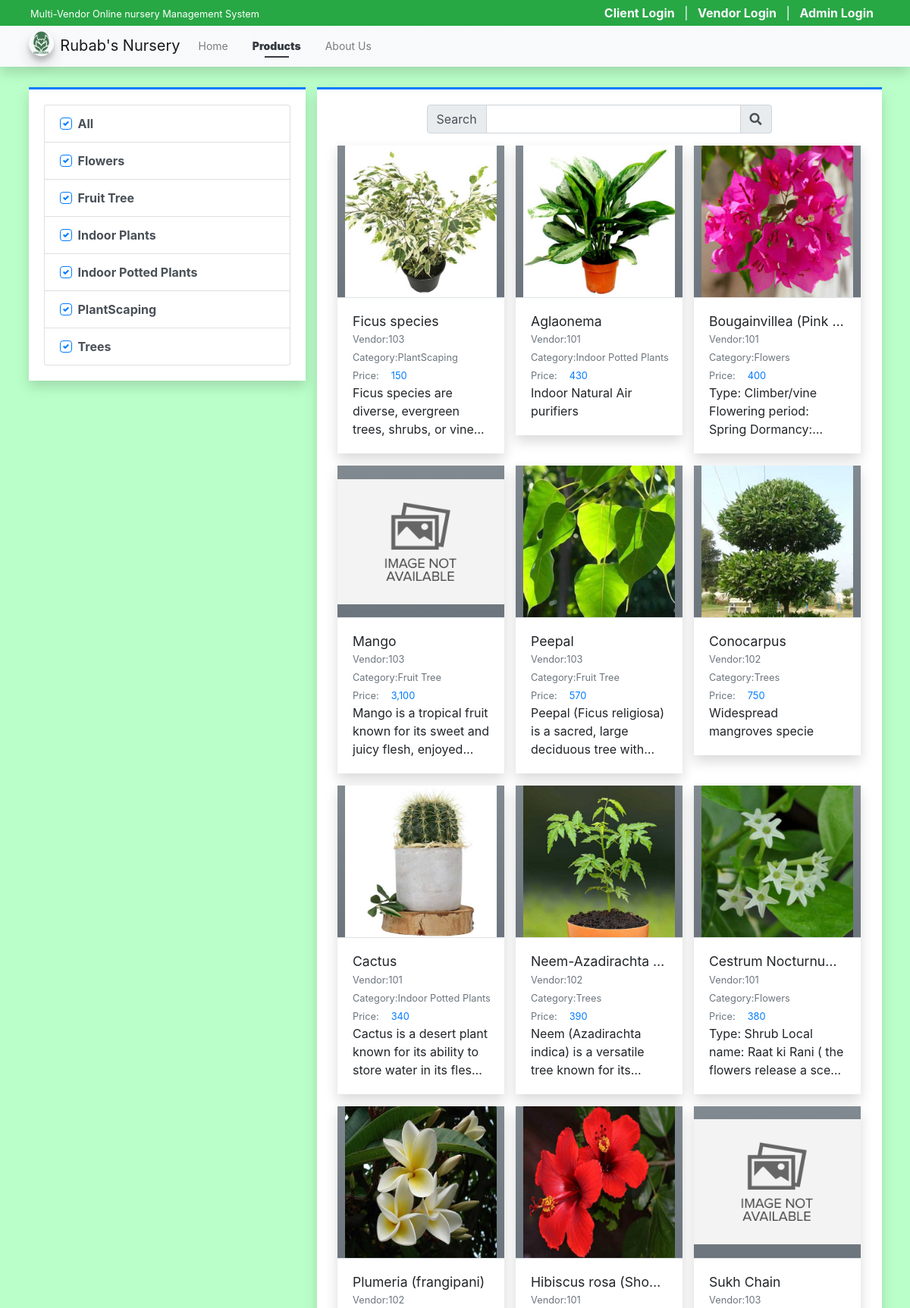
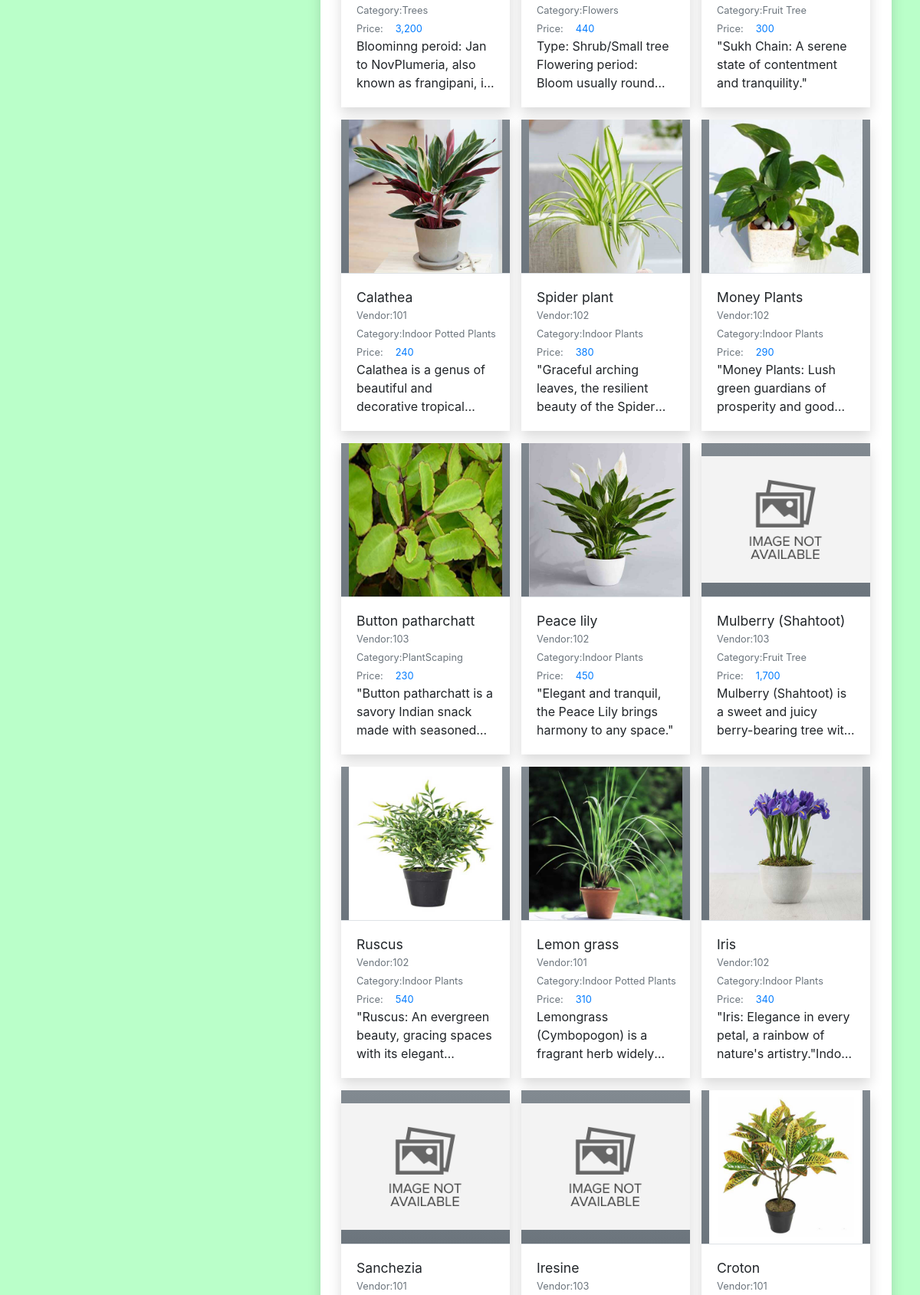
The page /?page=products (upper part) on the database its author committed (2 pictures, top to bottom).
### tables this page shows
CREATE TABLE `category_list` (
  `id` int(30) NOT NULL,
  `vendor_id` int(30) NOT NULL,
  `name` text NOT NULL,
  `description` text NOT NULL,
  `status` tinyint(1) NOT NULL DEFAULT 1,
  `delete_flag` tinyint(1) NOT NULL DEFAULT 0,
  `date_created` datetime NOT NULL DEFAULT current_timestamp(),
  `date_updated` datetime DEFAULT NULL ON UPDATE current_timestamp()
);

CREATE TABLE `product_list` (
  `id` int(30) NOT NULL,
  `vendor_id` int(30) DEFAULT NULL,
  `category_id` int(30) DEFAULT NULL,
  `name` text NOT NULL,
  `description` text NOT NULL,
  `price` double NOT NULL DEFAULT 0,
  `image_path` text DEFAULT NULL,
  `status` tinyint(1) NOT NULL DEFAULT 1,
  `delete_flag` tinyint(1) NOT NULL DEFAULT 0,
  `date_created` datetime NOT NULL DEFAULT current_timestamp(),
  `date_updated` datetime DEFAULT NULL ON UPDATE current_timestamp()
);

CREATE TABLE `vendor_list` (
  `id` int(30) NOT NULL,
  `code` varchar(100) NOT NULL,
  `shop_type_id` int(30) NOT NULL,
  `shop_name` text NOT NULL,
  `shop_owner` text NOT NULL,
  `contact` text NOT NULL,
  `username` text NOT NULL,
  `password` text NOT NULL,
  `avatar` text DEFAULT NULL,
  `status` tinyint(1) NOT NULL DEFAULT 1,
  `delete_flag` tinyint(1) NOT NULL DEFAULT 0,
  `date_created` datetime NOT NULL DEFAULT current_timestamp(),
  `date_updated` datetime DEFAULT NULL ON UPDATE current_timestamp()
);

### config.php (called while the page is built, shortened)
<?php
function validate_image($file){
    $file = explode("?",$file)[0];
	if(!empty($file)){
		if(is_file(base_app.$file)){
			return base_url.$file;
		}else{
			return base_url.'dist/img/no-image-available.png';
		}
	}else{
		return base_url.'dist/img/no-image-available.png';
	}
}
function format_num($number = 0, $max_decimal = ''){
    if(is_numeric($number)){
        $ex = explode('.',$number);
        $dec = isset($ex[1]) ? strlen($ex[1]) : 0;
        if(empty($max_decimal) || (is_numeric($max_decimal) && $max_decimal >= $dec)){
            return number_format($number,$dec);
        }else{
            if(is_numeric($max_decimal))
                return number_format($number,$max_decimal);
            else
                return "Invalid Maximum Decimal";
        }
    }else{
        return "Invalid Number";
    }
}
?>

### products/index.php (the view, shortened to what this page needs)
<?php
$category_ids = isset($_GET['cids']) ? $_GET['cids'] : 'all';
?>
<div class="content py-3">
    <div class="row">
        <div class="col-md-4">
            <div class="card card-outline rounded-0 card-primary shadow">
                <div class="card-body">
                    <div class="list-group">
                        <div class="list-group-item list-group-item-action">
                            <div class="custom-control custom-checkbox">
                                <label for="cat_all" class="custom-control-label"> All</label>
                            </div>
                        </div>
                        <?php
                        $categories = $conn->query("SELECT * FROM `category_list` where delete_flag = 0 and status = 1 order by `name` asc ");
                        while($row = $categories->fetch_assoc()):
                        ?>
                        <div class="list-group-item list-group-item-action">
                            <div class="custom-control custom-checkbox">
                                <label for="cat_item<?= $row['id'] ?>" class="custom-control-label"> <?= $row['name'] ?></label>
                            </div>
                        </div>
                        <?php endwhile; ?>
                    </div>
                </div>
            </div>
        </div>
        <div class="col-md-8">
            <div class="card card-outline card-primary shadow rounded-0">
                <div class="card-body">
                    <div class="container-fluid">
                        <div class="row justify-content-center mb-3">
                            <div class="col-lg-8 col-md-10 col-sm-12">
                                <form action="" id="search-frm">
                                    <div class="input-group">
                                        <div class="input-group-prepend"><span class="input-group-text">Search</span></div>
                                        <input type="search" id="search" class="form-control" value="<?= isset($_GET['search']) ? $_GET['search'] : '' ?>">
                                        <div class="input-group-append"><span class="input-group-text"><i class="fa fa-search"></i></span></div>
                                    </div>
                                </form>
                            </div>
                        </div>
                        <div class="row" id="product_list">
                            <?php
                            $swhere = "";
                            if(!empty($category_ids)):
                            $products = $conn->query("SELECT p.*, v.shop_name as vendor, c.name as `category` FROM `product_list` p inner join vendor_list v on p.vendor_id = v.id inner join category_list c on p.category_id = c.id where p.delete_flag = 0 and p.`status` =1 {$swhere} order by RAND()");
                            while($row = $products->fetch_assoc()):
                            ?>
                            <div class="col-lg-4 col-md-6 col-sm-12 product-item">
                                <a href="./?page=products/view_product&id=<?= $row['id'] ?>" class="card shadow rounded-0 text-reset text-decoration-none">
                                <div class="product-img-holder position-relative">
                                    <img src="<?= validate_image($row['image_path']) ?>" alt="Product-image" class="img-top product-img bg-gradient-gray">
                                </div>
                                    <div class="card-body border-top border-gray">
                                        <h5 class="card-title text-truncate w-100"><?= $row['name'] ?></h5>
                                        <div class="d-flex w-100">
                                            <div class="col-auto px-0"><small class="text-muted">Vendor: </small></div>
                                            <div class="col-auto px-0 flex-shrink-1 flex-grow-1"><p class="text-truncate m-0"><small class="text-muted"><?= $row['vendor'] ?></small></p></div>
                                        </div>
                                        <div class="d-flex">
                                            <div class="col-auto px-0"><small class="text-muted">Category: </small></div>
                                            <div class="col-auto px-0 flex-shrink-1 flex-grow-1"><p class="text-truncate m-0"><small class="text-muted"><?= $row['category'] ?></small></p></div>
                                        </div>
                                        <div class="d-flex">
                                            <div class="col-auto px-0"><small class="text-muted">Price: </small></div>
                                            <div class="col-auto px-0 flex-shrink-1 flex-grow-1"><p class="m-0 pl-3"><small class="text-primary"><?= format_num($row['price']) ?></small></p></div>
                                        </div>
                                        <p class="card-text truncate-3 w-100"><?= strip_tags(html_entity_decode($row['description'])) ?></p>
                                    </div>
                                </a>
                            </div>
                            <?php endwhile; ?>
                            <?php else: ?>
                                <div class="col-12 text-center">
                                    Pleas select atleast 1 product category
                                </div>
                            <?php endif; ?>
                        </div>
                    </div>
                </div>
            </div>
        </div>
    </div>
</div>

### rows shown on the page
category_list: name "Flowers"
category_list: name "Fruit Tree"
category_list: name "Indoor Plants"
category_list: name "Indoor Potted Plants"
category_list: name "PlantScaping"
category_list: name "Trees"
product_list: shows a picture, name "Ficus species", vendor.shop_name "103", category.name "PlantScaping", price "150", description "Ficus species are diverse, evergreen trees, shrubs, or…"
product_list: shows a picture, name "Aglaonema", vendor.shop_name "101", category.name "Indoor Potted Plants", price "430", description "Indoor Natural Air purifiers"
product_list: shows a picture, name "Bougainvillea (Pink…", vendor.shop_name "101", category.name "Flowers", price "400", description "Type: Climber/vine Flowering period: Spring…"
product_list: name "Mango", vendor.shop_name "103", category.name "Fruit Tree", price "3,100", description "Mango is a tropical fruit known for its sweet and juicy flesh,…"
product_list: shows a picture, name "Peepal", vendor.shop_name "103", category.name "Fruit Tree", price "570", description "Peepal (Ficus religiosa) is a sacred, large deciduous tree…"
product_list: shows a picture, name "Conocarpus", vendor.shop_name "102", category.name "Trees", price "750", description "Widespread mangroves specie"
product_list: shows a picture, name "Cactus", vendor.shop_name "101", category.name "Indoor Potted Plants", price "340", description "Cactus is a desert plant known for its ability to store water in its…"
product_list: shows a picture, name "Neem-Azadirachta…", vendor.shop_name "102", category.name "Trees", price "390", description "Neem (Azadirachta indica) is a versatile tree known for…"
product_list: shows a picture, name "Cestrum Nocturnu…", vendor.shop_name "101", category.name "Flowers", price "380", description "Type: Shrub Local name: Raat ki Rani ( the flowers release a…"
product_list: shows a picture, name "Plumeria (frangipani)", vendor.shop_name "102", category.name "Trees", price "3,200", description "Bloominng peroid: Jan to NovPlumeria, also known as frangipani,…"
product_list: shows a picture, name "Hibiscus rosa (Sho…", vendor.shop_name "101", category.name "Flowers", price "440", description "Type: Shrub/Small tree Flowering period: Bloom usually…"
product_list: name "Sukh Chain", vendor.shop_name "103", category.name "Fruit Tree", price "300", description "\"Sukh Chain: A serene state of contentment and tranquility.\""
product_list: shows a picture, name "Calathea", vendor.shop_name "101", category.name "Indoor Potted Plants", price "240", description "Calathea is a genus of beautiful and decorative…"
product_list: shows a picture, name "Spider plant", vendor.shop_name "102", category.name "Indoor Plants", price "380", description "\"Graceful arching leaves, the resilient beauty of the…"
product_list: shows a picture, name "Money Plants", vendor.shop_name "102", category.name "Indoor Plants", price "290", description "\"Money Plants: Lush green guardians of prosperity and…"
product_list: shows a picture, name "Button patharchatt", vendor.shop_name "103", category.name "PlantScaping", price "230", description "\"Button patharchatt is a savory Indian snack made with…"
product_list: shows a picture, name "Peace lily", vendor.shop_name "102", category.name "Indoor Plants", price "450", description "\"Elegant and tranquil, the Peace Lily brings harmony to any space.\""
product_list: name "Mulberry (Shahtoot)", vendor.shop_name "103", category.name "Fruit Tree", price "1,700", description "Mulberry (Shahtoot) is a sweet and juicy berry-bearing tree…"
product_list: shows a picture, name "Ruscus", vendor.shop_name "102", category.name "Indoor Plants", price "540", description "\"Ruscus: An evergreen beauty, gracing spaces with its…"
product_list: shows a picture, name "Lemon grass", vendor.shop_name "101", category.name "Indoor Potted Plants", price "310", description "Lemongrass (Cymbopogon) is a fragrant herb…"
product_list: shows a picture, name "Iris", vendor.shop_name "102", category.name "Indoor Plants", price "340", description "\"Iris: Elegance in every petal, a rainbow of nature's…"
product_list: name "Sanchezia", vendor.shop_name "101"
product_list: name "Iresine", vendor.shop_name "103"
product_list: shows a picture, name "Croton", vendor.shop_name "101"

### other values the page prints
$_settings->info('name') "Multi-Vendor Online nursery Management System"
$_settings->info('short_name') "Rubab's Nursery"
